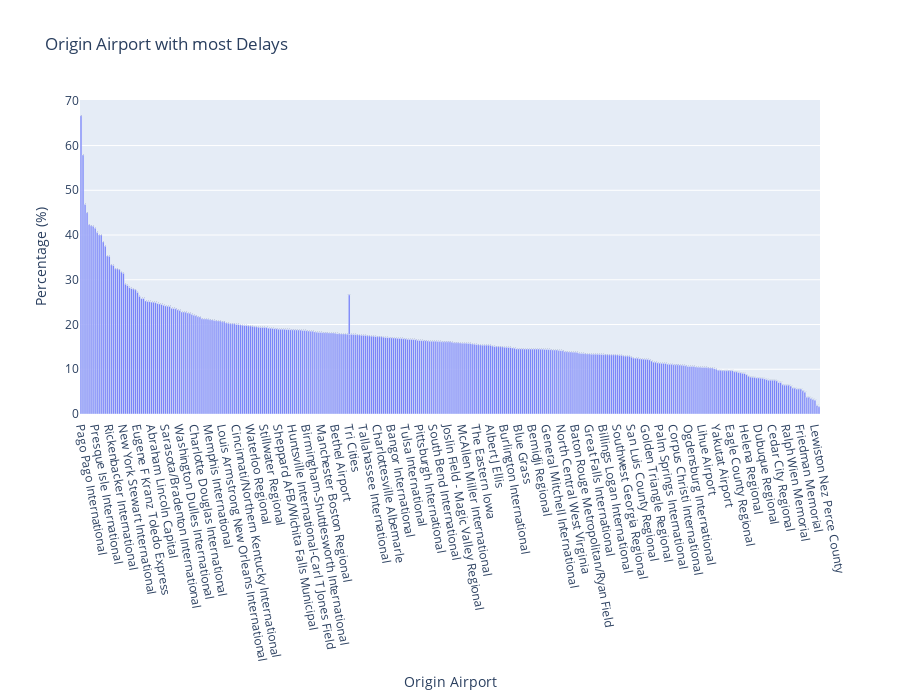

The notebook cell saved with this chart:
### Markdown cell above
### Bar chart for Origin airport with most delays

### Code cell
fig = px.bar(origin_airport_df[origin_airport_df.STATUS=="Delayed"], x="ORIGIN_AIRPORT_NAME", y="PERCENTAGE", 
             title="Origin Airport with most Delays",
             text=origin_airport_df[origin_airport_df.STATUS=="Delayed"].PERCENTAGE.apply(lambda x: '{0:1.2f}%'.format(x)),
             labels=dict(ORIGIN_AIRPORT_NAME="Origin Airport", PERCENTAGE="Percentage (%)"))
fig.update_xaxes(tickangle=80)
fig.update_layout(autosize=False,width=900, height=700)
fig.show()

### Figure 1 — Plotly figure (JSON) as saved in the notebook; plotly's stock layout.template omitted (floating-point values rounded to 4 significant figures; data arrays with more than 128 entries replaced by an {"elided": "..."} marker saying what was removed)
{"data": [{"alignmentgroup": "True", "hovertemplate": "Origin Airport=%{x}<br>Percentage (%)=%{y}<br>text=%{text}<extra></extra>", "legendgroup": "", "marker": {"color": "#636efa", "pattern": {"shape": ""}}, "name": "", "offsetgroup": "", "orientation": "v", "showlegend": false, "text": {"elided": "368 str values"}, "textposition": "auto", "type": "bar", "x": {"elided": "368 str values"}, "xaxis": "x", "y": {"elided": "368 float values"}, "yaxis": "y"}], "layout": {"autosize": false, "barmode": "relative", "height": 700, "legend": {"tracegroupgap": 0}, "title": {"text": "Origin Airport with most Delays"}, "width": 900, "xaxis": {"anchor": "y", "domain": [0, 1], "tickangle": 80, "title": {"text": "Origin Airport"}}, "yaxis": {"anchor": "x", "domain": [0, 1], "title": {"text": "Percentage (%)"}}}}
